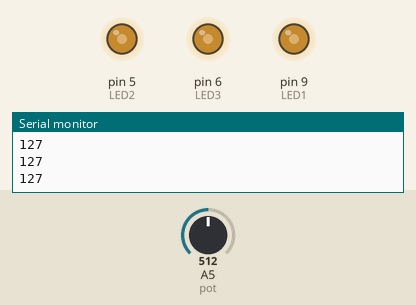
Simulated run of this sketch. Board: Arduino Uno, built with avr-gcc and run on an emulated ATmega328P. On the bench: output pins drawn as LEDs (lit = HIGH), the last lines printed to the serial monitor. The test bench sets the inputs (shaded band); at power-on: A5 (pot) = 512.

Above: at 1.2 s.
1.3 s: A5 (pot) set to 716
At 1.9 s:
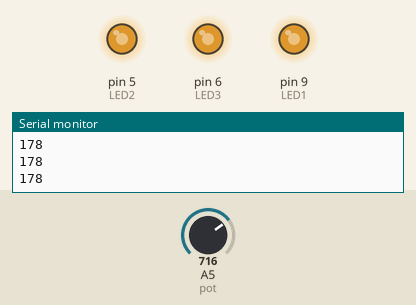
2.8 s: A5 (pot) set to 900
At 3.2 s:
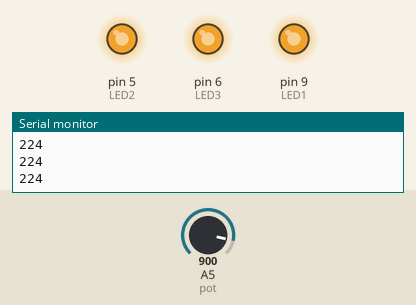
4.3 s: A5 (pot) set to 122
At 5.4 s:
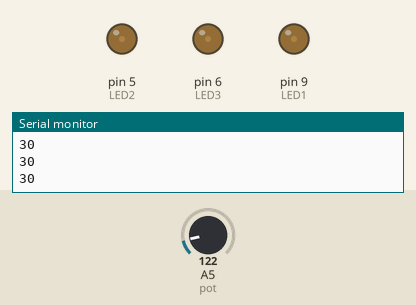
5.8 s: A5 (pot) set to 0
At 6.6 s:
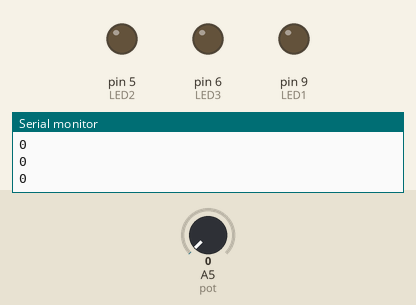
7.3 s: A5 (pot) set to 511
At 7.7 s:
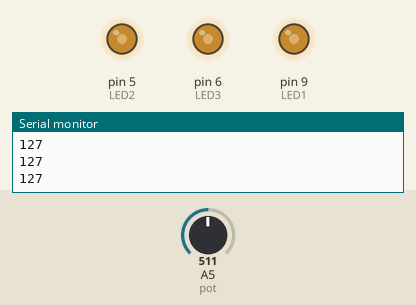
Timing chart, 0 to 9.8 s (numbered marks = the images above; inputs shaded):
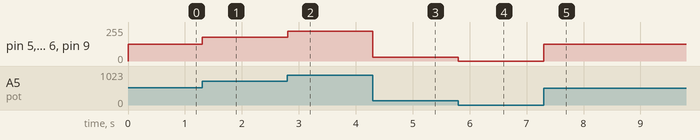

Measured:
- after the input at 1.3 s, pin 5 (LED2), pin 6 (LED3), pin 9 (LED1): 127/255 → 178/255 at once
- after the input at 2.8 s, pin 5 (LED2), pin 6 (LED3), pin 9 (LED1): 178/255 → 224/255 at once
- after the input at 4.3 s, pin 5 (LED2), pin 6 (LED3), pin 9 (LED1): 224/255 → 30/255 at once
- after the input at 5.8 s, pin 5 (LED2), pin 6 (LED3), pin 9 (LED1): 30/255 → 0/255 at once
- after the input at 7.3 s, pin 5 (LED2), pin 6 (LED3), pin 9 (LED1): 0/255 → 127/255 at once

The sketch:

LED_Brightness.ino
```cpp
#define LED1 9
#define LED2 5
#define LED3 6
#define pot A5

void setup() {
  // put your setup code here, to run once:
  Serial.begin(9600);
  pinMode(LED1, OUTPUT);
  pinMode(LED2, OUTPUT);
  pinMode(LED3, OUTPUT);
  pinMode(pot, INPUT);
}

void loop() {
  // put your main code here, to run repeatedly:
  Serial.println(Read(pot));
  SetLEDBrightness(Read(pot));

}

int Read(int pot)
{
  int value = map(analogRead(pot),0,1024,0,255);

  // value = value/256;
  return value;
}

void SetLEDBrightness(int Bright)
{
  analogWrite(LED1, Bright);
  analogWrite(LED2, Bright);
  analogWrite(LED3, Bright);
}
```
